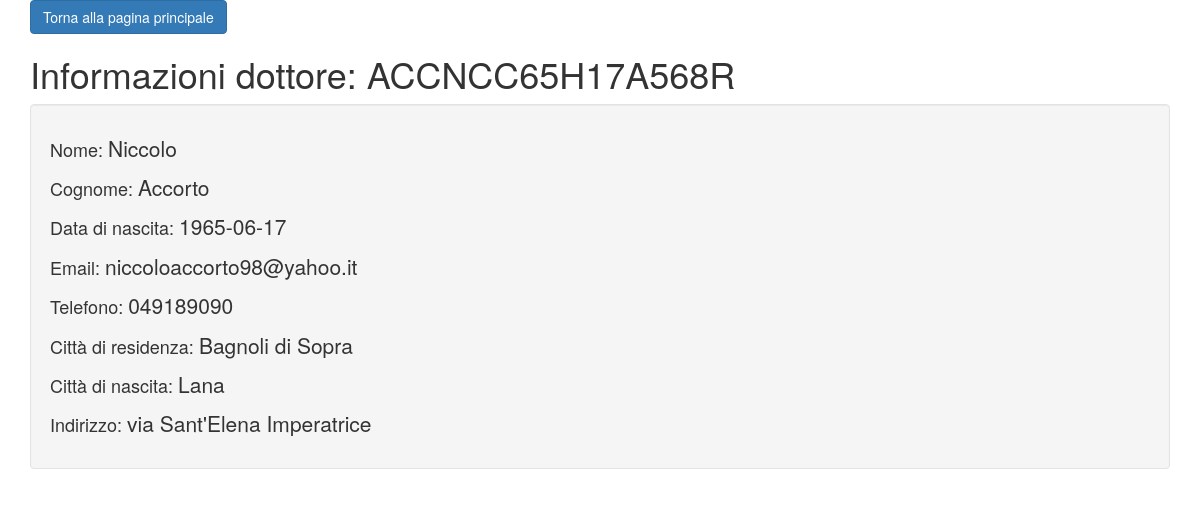
The app's page /sito_web/cgi-bin/info_dottore.php?cf_dottore=ACCNCC65H17A568R with its own data.
### tables this page shows
CREATE TABLE Informazioni (

	CodiceFiscale  VARCHAR(16) NOT NULL PRIMARY KEY,
	DataNascita    DATE NOT NULL,
	Nome 		   VARCHAR(20) NOT NULL,
	Cognome		   VARCHAR(20) NOT NULL,
	Email		   VARCHAR(45),
	Sesso		   CHAR NOT NULL,
	Telefono	   VARCHAR(20) NOT NULL,
	CittaResidenza VARCHAR(45) NOT NULL,
	CittaNascita   VARCHAR(45) NOT NULL,
	Indirizzo	   VARCHAR(45) NOT NULL,
	CodiceASL 	   INT NOT NULL,

	FOREIGN KEY (CittaResidenza) REFERENCES Citta(Nome) 
		ON UPDATE CASCADE,
	FOREIGN KEY (CittaNascita) REFERENCES Citta(Nome) 
		ON UPDATE CASCADE,
	FOREIGN KEY (CodiceASL) REFERENCES ASL(Codice)
		
		

);

### sito_web/cgi-bin/db_config.php (called while the page is built, shortened)
<?php
class DBConfig
{
	private $db_server = "localhost";
	private $db_password = "";
	private $db_username = "";
	private $db_name = "ProgettoDataBase";
	private $db_conn = null;
	private function db_connection(){
		$this->db_conn = new mysqli($this->db_server, $this->db_username, $this->db_password, $this->db_name);
	}
	public function db_query($sql){
		$result = $this->db_conn->query($sql);
		$rows = array();
		if ($result && !is_bool($result)){
			$i = 0;
			while ($row = $result->fetch_assoc()){
				$rows[$i++] = $row;
			}
			$this->db_conn = null;
		}
		return $rows;
	}
}
?>

### sito_web/cgi-bin/info_dottore.php (the view, shortened to what this page needs)
<!doctype html>
<html>
<head>
    <link rel="stylesheet" href="https://maxcdn.bootstrapcdn.com/bootstrap/3.3.6/css/bootstrap.min.css">
</head>
<body>
<div class="container">
<?php
  if (!isset($_SESSION['username'])){
    echo "<p><a role='button' class='btn btn-primary' href='index.html'>Torna alla pagina principale</a></p>";
  } else {
    echo "<p><a role='button' class='btn btn-primary' href='".$_SERVER['HTTP_REFERER']."'>Torna alla pagina precedente</a></p>";
  }
?>
<?php
  include('db_config.php');
  if ($_SERVER['REQUEST_METHOD'] == 'GET' && isset($_GET['cf_dottore'])){
    $db_conn = new DBConfig();
    $cod_fiscale = $_GET['cf_dottore'];
    $rows = $db_conn->db_query("SELECT * FROM Informazioni AS I WHERE I.CodiceFiscale='".$cod_fiscale."';");
    if (count($rows) > 0){
      $persona = $rows[0];
      echo "<h1>Informazioni dottore: ".$persona['CodiceFiscale']."</h1>";
      echo "<div class='well'>";
      echo "<h4>Nome: <span class='lead'>".$persona['Nome']."</span></h4>";
      echo "<h4>Cognome: <span class='lead'>".$persona['Cognome']."</span></h4>";
      echo "<h4>Data di nascita: <span class='lead'>".$persona['DataNascita']."</span></h4>";
      echo "<h4>Email: <span class='lead'>".$persona['Email']."</span></h4>";
      echo "<h4>Telefono: <span class='lead'>".$persona['Telefono']."</span></h4>";
      echo "<h4>Città di residenza: <span class='lead'>".$persona['CittaResidenza']."</span></h4>";
      echo "<h4>Città di nascita: <span class='lead'>".$persona['CittaNascita']."</span></h4>";
      echo "<h4>Indirizzo: <span class='lead'>".$persona['Indirizzo']."</span></h4>";
      echo "</div>";
    }
  }
?>
</div>
</body>
</html>

### records on screen
informazioni: CodiceFiscale "ACCNCC65H17A568R", Nome "Niccolo", Cognome "Accorto", DataNascita "1965-06-17", Email "niccoloaccorto98@yahoo.it", Telefono "049189090", CittaResidenza "Bagnoli di Sopra", CittaNascita "Lana", Indirizzo "via Sant'Elena Imperatrice"
